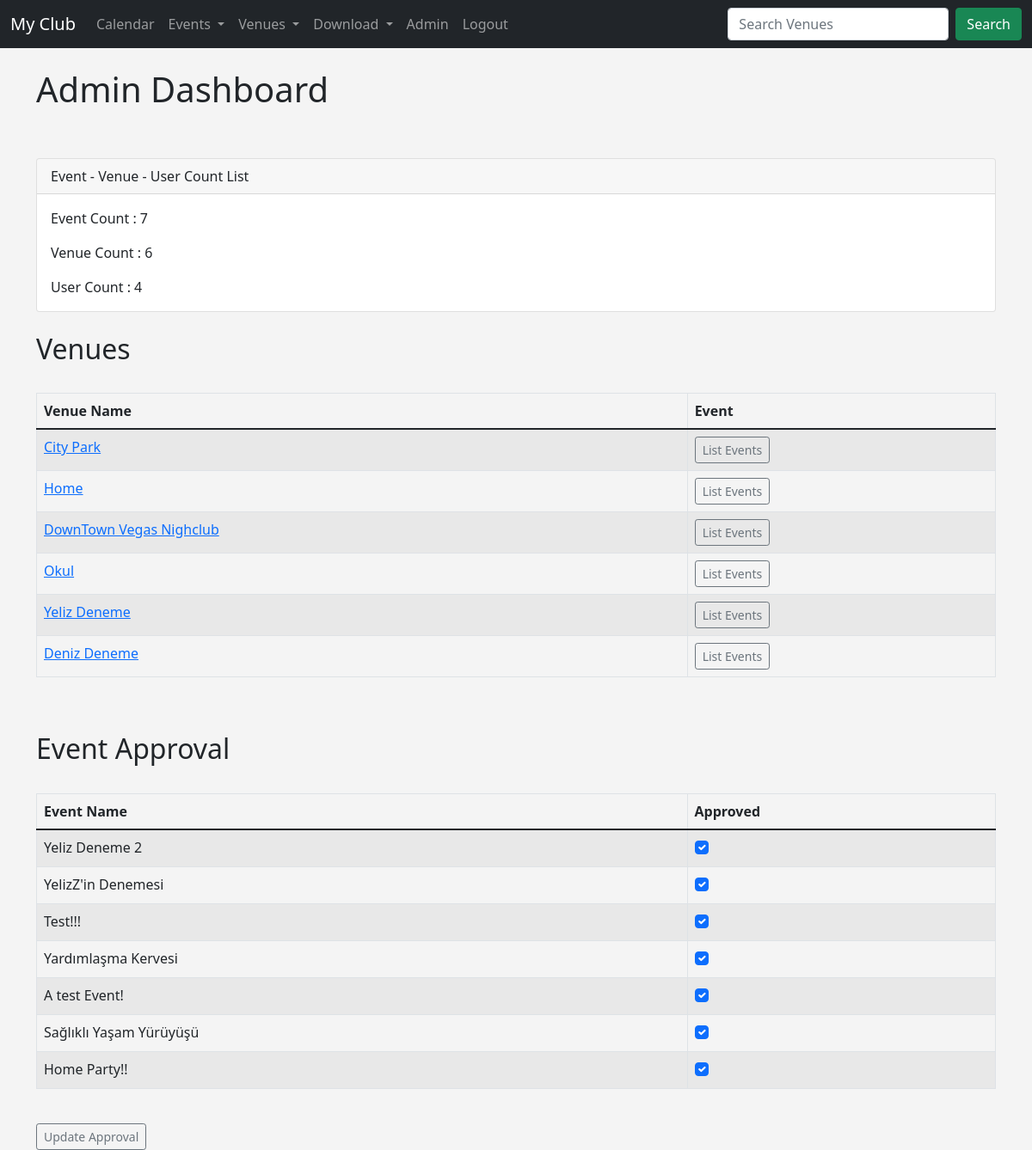
Screenshot of /admin_approval (signed in) with the database file from the repository.
### events/models.py (models this page shows, shortened)
class Venue(models.Model):
	name = models.CharField('Venue Name',max_length=120)
	address = models.CharField('Adress',max_length=300)
	zip_code = models.CharField('Zip Code',max_length=10)
	phone = models.CharField('Contact Phone',max_length=15,blank=True)
	web = models.URLField('Website Adress',blank=True)
	email_adress = models.EmailField('Email Address',blank=True)
	owner = models.IntegerField("Venue Owner", blank=False, default=1)
	venue_image = models.ImageField(null=True,blank=True,upload_to="images/")
	def __str__(self):
		return self.name

class Event(models.Model):
	name = models.CharField('Event Name',max_length=120)
	event_date = models.DateTimeField('Event Date')
	venue = models.ForeignKey(Venue,blank=True,null=True,on_delete=models.CASCADE)
	manager = models.ForeignKey(User,blank=True,null=True,on_delete=models.SET_NULL)
	description = models.TextField(blank=True)
	attendees = models.ManyToManyField(MyClubUser,blank=True)
	approved = models.BooleanField("Approved",default=False)
	def __str__(self):
		return self.name

### events/views.py (the view)
# urls.py: path('admin_approval', views.admin_approval, name="admin-approval"),
def admin_approval(request):
	event_count =  Event.objects.all().count()
	venue_count = Venue.objects.all().count()
	user_count = User.objects.all().count()
	event_list = Event.objects.all().order_by('-event_date')
	venue_list = Venue.objects.all()
	if request.user.is_superuser:
		if request.method == "POST":
			id_list = request.POST.getlist('boxes')
			event_list.update(approved=False)
			for x in id_list:
				Event.objects.filter(pk=int(x)).update(approved=True)
			messages.success(request,"Selected Events are Approved!")
			return redirect('list-events')
		else:
			return render(request,'events/admin_approval.html',{'event_list':event_list,'event_count':event_count,'venue_count':venue_count,'user_count':user_count,'venue_list':venue_list})
	else:
		messages.success(request,"You are not Authorized to View This Page!")
		return redirect('home')
	return render(request,'events/admin_approval.html')

### events/templates/events/admin_approval.html (shortened to what this page needs)
{% extends 'events/base.html' %}
{% block content %}
	<h1>Admin Dashboard</h1>
	<br>
	<br>
		<form action="" method="POST">
			<div class="card">
			  <div class="card-header">
			    Event - Venue - User Count List
			  </div>
			  <div class="card-body">
			    <p class="card-text">Event Count : {{event_count}}</p>
			    <p class="card-text">Venue Count : {{venue_count}}</p>
			    <p class="card-text">User Count : {{user_count}}</p>
			  </div>
			</div>
			<br>
			<h2>Venues</h2>
			<br>
			<table class="table table-striped table-hover table-bordered">
			  <thead>
			    <tr>
			      <th scope="col">Venue Name</th>
			      <th scope="col" >Event</th>
			    </tr>
			  </thead>
			  <tbody>
			  	{% for venue in venue_list %}
			  		<tr>
			  			<td>
			  				<a href="{% url 'show-venue' venue.id %}">{{venue}}</a>
			  			</td>
			  			<td>
			  				<a href="{% url 'venue-events' venue.id %}" class="btn btn-outline-secondary btn-sm">List Events</a>
			  			</td>
			  	{% endfor %}
			  </tbody>
			</table>
			<br>
			<br>
			<h2>Event Approval</h2>
			<br>
			<table class="table table-striped table-hover table-bordered">
			  <thead>
			    <tr>
			      <th scope="col">Event Name</th>
			      <th scope="col">Approved</th>
			    </tr>
			  </thead>
			  <tbody>
			  	{% for event in event_list %}
			  		<tr>
			  			<td>
			  				{{event}}<br>
			  			</td>
			  			<td>
			  				{% if event.approved %}
			  					<div class="form-check">
			  						<input type="checkbox" class="form-check-input" checked="checked" value="{{event.id}}" name="boxes">
			  					</div>
			  				{% else %}
			  					<div class="form-check">
			  						<input type="checkbox" class="form-check-input"  value="{{event.id}}" name="boxes">
			  					</div>
			  				{% endif %}
			  			</td>
			  	{% endfor %}
			  </tbody>
			</table>
			<br>
			<button class="btn btn-outline-secondary btn-sm" type="submit">Update Approval</button>
		</form>
{% endblock %}

### events/templates/events/base.html (style rules this page uses)
body { background: #f4f4f4; }

### rows the page displays
Venue: name "City Park"
Venue: name "Home"
Venue: name "DownTown Vegas Nighclub"
Venue: name "Okul"
Venue: name "Yeliz Deneme"
Venue: name "Deniz Deneme"
Event: name "Yeliz Deneme 2"
Event: name "YelizZ'in Denemesi"
Event: name "Test!!!"
Event: name "Yardımlaşma Kervesi"
Event: name "A test Event!"
Event: name "Sağlıklı Yaşam Yürüyüşü"
Event: name "Home Party!!"

### other values shown
{{ event_count }} "7"
{{ venue_count }} "6"
{{ user_count }} "4"
